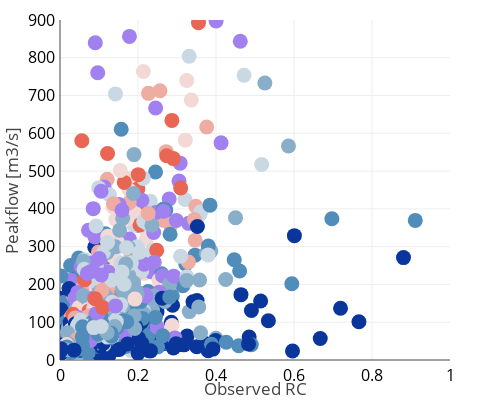

Notebook code cell kept with this figure:
### Code cell
div, fig = Scatter(Rc, Qmax, width=500, height=400, 
    Color=ColoresRain, xLabel='Observed RC', yLabel = 'Peakflow [m3/s]', Texto = texto, 
    rangoX=[0,1], rangoY = [0,900])

### Figure 1 — Plotly figure (JSON) as saved in the notebook; plotly's stock layout.template omitted (floating-point values rounded to 4 significant figures; data arrays with more than 128 entries replaced by an {"elided": "..."} marker saying what was removed)
{"data": [{"marker": {"color": {"elided": "1910 str values"}, "size": 15}, "mode": "markers", "name": "name", "text": {"elided": "1910 str values"}, "type": "scatter", "x": {"elided": "1910 float values"}, "y": {"elided": "1910 float values"}}], "layout": {"height": 400, "margin": {"b": 40, "l": 60, "pad": 4, "r": 50, "t": 20}, "width": 500, "xaxis": {"range": [0, 1], "tickfont": {"color": "black", "size": 16}, "title": {"font": {"size": 17}, "text": "Observed RC"}, "type": "linear"}, "yaxis": {"range": [0, 900], "tickfont": {"color": "black", "size": 16}, "title": {"font": {"size": 17}, "text": "Peakflow [m3/s]"}, "type": "linear"}}}
